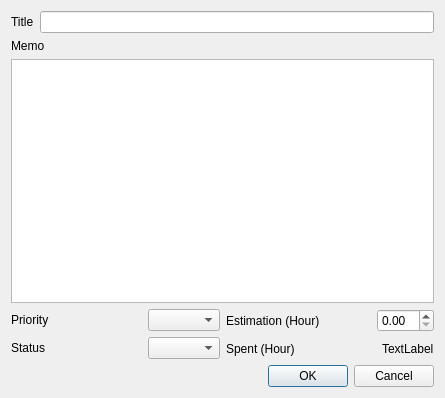
<?xml version="1.0" encoding="UTF-8"?>
<ui version="4.0">
 <class>Dialog</class>
 <widget class="QDialog" name="Dialog">
  <property name="geometry">
   <rect>
    <x>0</x>
    <y>0</y>
    <width>445</width>
    <height>398</height>
   </rect>
  </property>
  <property name="windowTitle">
   <string>Dialog</string>
  </property>
  <layout class="QVBoxLayout" name="verticalLayout_4">
   <item>
    <layout class="QHBoxLayout" name="horizontalLayout_2">
     <item>
      <widget class="QLabel" name="label">
       <property name="text">
        <string>Title</string>
       </property>
      </widget>
     </item>
     <item>
      <widget class="QLineEdit" name="title"/>
     </item>
    </layout>
   </item>
   <item>
    <layout class="QVBoxLayout" name="verticalLayout">
     <item>
      <widget class="QLabel" name="label_2">
       <property name="text">
        <string>Memo</string>
       </property>
      </widget>
     </item>
     <item>
      <widget class="QPlainTextEdit" name="memo"/>
     </item>
    </layout>
   </item>
   <item>
    <layout class="QHBoxLayout" name="horizontalLayout_6">
     <item>
      <layout class="QVBoxLayout" name="verticalLayout_3">
       <item>
        <layout class="QHBoxLayout" name="horizontalLayout_3">
         <item>
          <widget class="QLabel" name="label_5">
           <property name="text">
            <string>Priority</string>
           </property>
          </widget>
         </item>
         <item>
          <spacer name="horizontalSpacer_3">
           <property name="orientation">
            <enum>Qt::Horizontal</enum>
           </property>
           <property name="sizeHint" stdset="0">
            <size>
             <width>40</width>
             <height>20</height>
            </size>
           </property>
          </spacer>
         </item>
         <item>
          <widget class="QComboBox" name="priorityCBox"/>
         </item>
        </layout>
       </item>
       <item>
        <layout class="QHBoxLayout" name="horizontalLayout_5">
         <item>
          <widget class="QLabel" name="label_7">
           <property name="text">
            <string>Status</string>
           </property>
          </widget>
         </item>
         <item>
          <spacer name="horizontalSpacer_4">
           <property name="orientation">
            <enum>Qt::Horizontal</enum>
           </property>
           <property name="sizeHint" stdset="0">
            <size>
             <width>40</width>
             <height>20</height>
            </size>
           </property>
          </spacer>
         </item>
         <item>
          <widget class="QComboBox" name="statusCBox"/>
         </item>
        </layout>
       </item>
      </layout>
     </item>
     <item>
      <layout class="QVBoxLayout" name="verticalLayout_2">
       <item>
        <layout class="QHBoxLayout" name="horizontalLayout">
         <item>
          <widget class="QLabel" name="label_3">
           <property name="text">
            <string>Estimation (Hour)</string>
           </property>
          </widget>
         </item>
         <item>
          <spacer name="horizontalSpacer_2">
           <property name="orientation">
            <enum>Qt::Horizontal</enum>
           </property>
           <property name="sizeHint" stdset="0">
            <size>
             <width>40</width>
             <height>20</height>
            </size>
           </property>
          </spacer>
         </item>
         <item>
          <widget class="QDoubleSpinBox" name="estimationSBox">
           <property name="enabled">
            <bool>true</bool>
           </property>
          </widget>
         </item>
        </layout>
       </item>
       <item>
        <layout class="QHBoxLayout" name="horizontalLayout_4">
         <item>
          <widget class="QLabel" name="label_4">
           <property name="text">
            <string>Spent (Hour)</string>
           </property>
          </widget>
         </item>
         <item>
          <spacer name="horizontalSpacer">
           <property name="orientation">
            <enum>Qt::Horizontal</enum>
           </property>
           <property name="sizeHint" stdset="0">
            <size>
             <width>40</width>
             <height>20</height>
            </size>
           </property>
          </spacer>
         </item>
         <item>
          <widget class="QLabel" name="spent">
           <property name="text">
            <string>TextLabel</string>
           </property>
          </widget>
         </item>
        </layout>
       </item>
      </layout>
     </item>
    </layout>
   </item>
   <item>
    <widget class="QDialogButtonBox" name="buttonBox">
     <property name="orientation">
      <enum>Qt::Horizontal</enum>
     </property>
     <property name="standardButtons">
      <set>QDialogButtonBox::Cancel|QDialogButtonBox::Ok</set>
     </property>
    </widget>
   </item>
  </layout>
 </widget>
 <resources/>
 <connections>
  <connection>
   <sender>buttonBox</sender>
   <signal>accepted()</signal>
   <receiver>Dialog</receiver>
   <slot>accept()</slot>
   <hints>
    <hint type="sourcelabel">
     <x>248</x>
     <y>254</y>
    </hint>
    <hint type="destinationlabel">
     <x>157</x>
     <y>274</y>
    </hint>
   </hints>
  </connection>
  <connection>
   <sender>buttonBox</sender>
   <signal>rejected()</signal>
   <receiver>Dialog</receiver>
   <slot>reject()</slot>
   <hints>
    <hint type="sourcelabel">
     <x>316</x>
     <y>260</y>
    </hint>
    <hint type="destinationlabel">
     <x>286</x>
     <y>274</y>
    </hint>
   </hints>
  </connection>
 </connections>
</ui>
